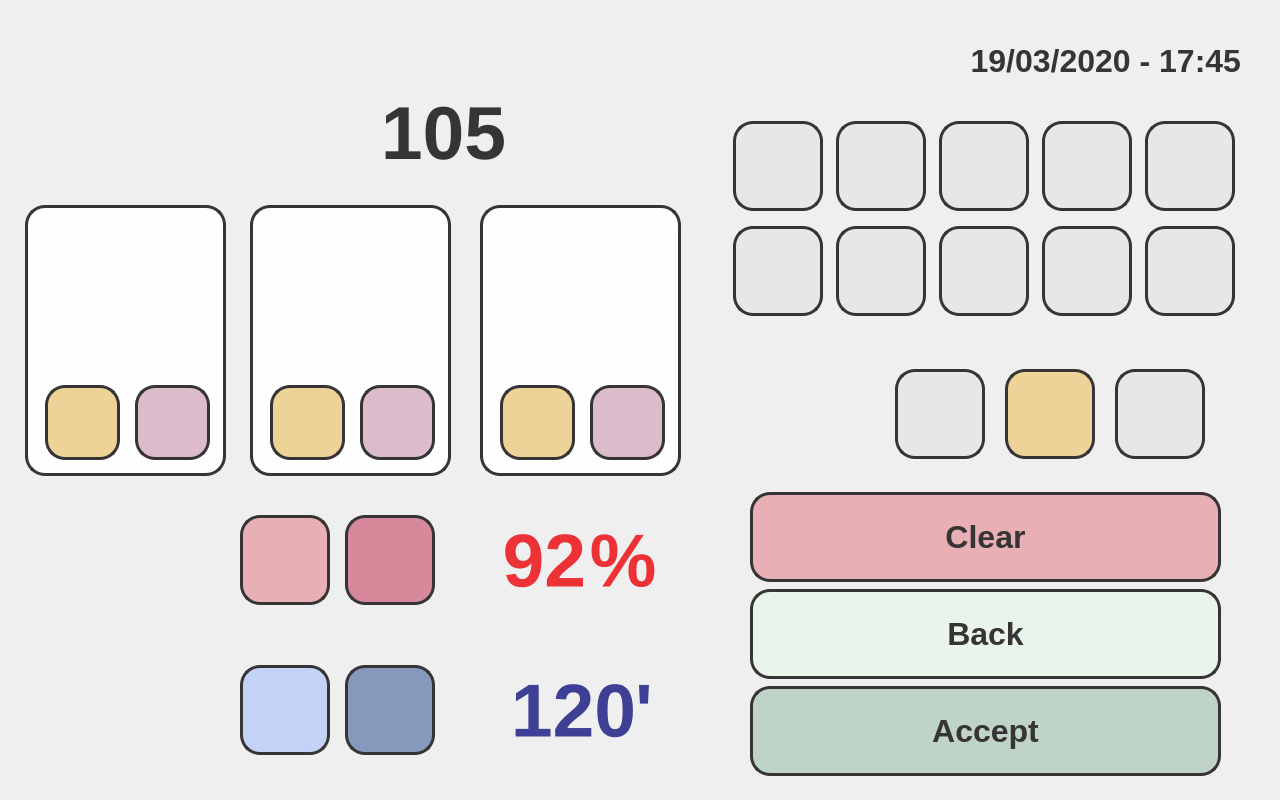
<?xml version="1.0" encoding="UTF-8"?>
<ui version="4.0">
 <class>StagesDialog</class>
 <widget class="QDialog" name="StagesDialog">
  <property name="geometry">
   <rect>
    <x>0</x>
    <y>0</y>
    <width>1280</width>
    <height>800</height>
   </rect>
  </property>
  <property name="windowTitle">
   <string>Dialog</string>
  </property>
  <property name="styleSheet">
   <string notr="true">QDialog {
	background-image: url(:/background/resources/bkg_stage_no_buttons.png);
}</string>
  </property>
  <widget class="QWidget" name="layoutWidget">
   <property name="geometry">
    <rect>
     <x>725</x>
     <y>115</y>
     <width>521</width>
     <height>102</height>
    </rect>
   </property>
   <layout class="QHBoxLayout" name="horizontalLayout_2">
    <property name="spacing">
     <number>5</number>
    </property>
    <item>
     <widget class="QPushButton" name="freq1Button">
      <property name="sizePolicy">
       <sizepolicy hsizetype="Fixed" vsizetype="Fixed">
        <horstretch>0</horstretch>
        <verstretch>0</verstretch>
       </sizepolicy>
      </property>
      <property name="minimumSize">
       <size>
        <width>90</width>
        <height>90</height>
       </size>
      </property>
      <property name="styleSheet">
       <string notr="true">background-image: url(:/frequencies/resources/freq1_90_90.png);
background-repeat:no-repeat;
background-position: center center;
background-color: rgb(230, 231, 232);
border-radius: 20px;
border:3px solid rgb(55, 52, 53);</string>
      </property>
      <property name="text">
       <string/>
      </property>
     </widget>
    </item>
    <item>
     <widget class="QPushButton" name="freq2Button">
      <property name="sizePolicy">
       <sizepolicy hsizetype="Fixed" vsizetype="Fixed">
        <horstretch>0</horstretch>
        <verstretch>0</verstretch>
       </sizepolicy>
      </property>
      <property name="minimumSize">
       <size>
        <width>90</width>
        <height>90</height>
       </size>
      </property>
      <property name="styleSheet">
       <string notr="true">background-image: url(:/frequencies/resources/freq2_90_90.png);
background-repeat:no-repeat;
background-position: center center;
background-color: rgb(230, 231, 232);
border-radius: 20px;
border:3px solid rgb(55, 52, 53);</string>
      </property>
      <property name="text">
       <string/>
      </property>
     </widget>
    </item>
    <item>
     <widget class="QPushButton" name="freq3Button">
      <property name="sizePolicy">
       <sizepolicy hsizetype="Fixed" vsizetype="Fixed">
        <horstretch>0</horstretch>
        <verstretch>0</verstretch>
       </sizepolicy>
      </property>
      <property name="minimumSize">
       <size>
        <width>90</width>
        <height>90</height>
       </size>
      </property>
      <property name="styleSheet">
       <string notr="true">background-image: url(:/frequencies/resources/freq3_90_90.png);
background-repeat:no-repeat;
background-position: center center;
background-color: rgb(230, 231, 232);
border-radius: 20px;
border:3px solid rgb(55, 52, 53);</string>
      </property>
      <property name="text">
       <string/>
      </property>
     </widget>
    </item>
    <item>
     <widget class="QPushButton" name="freq4Button">
      <property name="sizePolicy">
       <sizepolicy hsizetype="Fixed" vsizetype="Fixed">
        <horstretch>0</horstretch>
        <verstretch>0</verstretch>
       </sizepolicy>
      </property>
      <property name="minimumSize">
       <size>
        <width>90</width>
        <height>90</height>
       </size>
      </property>
      <property name="styleSheet">
       <string notr="true">background-image: url(:/frequencies/resources/freq4_90_90.png);
background-repeat:no-repeat;
background-position: center center;
background-color: rgb(230, 231, 232);
border-radius: 20px;
border:3px solid rgb(55, 52, 53);</string>
      </property>
      <property name="text">
       <string/>
      </property>
     </widget>
    </item>
    <item>
     <widget class="QPushButton" name="freq5Button">
      <property name="sizePolicy">
       <sizepolicy hsizetype="Fixed" vsizetype="Fixed">
        <horstretch>0</horstretch>
        <verstretch>0</verstretch>
       </sizepolicy>
      </property>
      <property name="minimumSize">
       <size>
        <width>90</width>
        <height>90</height>
       </size>
      </property>
      <property name="styleSheet">
       <string notr="true">background-image: url(:/frequencies/resources/freq5_90_90.png);
background-repeat:no-repeat;
background-position: center center;
background-color: rgb(230, 231, 232);
border-radius: 20px;
border:3px solid rgb(55, 52, 53);</string>
      </property>
      <property name="text">
       <string/>
      </property>
     </widget>
    </item>
   </layout>
  </widget>
  <widget class="QWidget" name="layoutWidget_2">
   <property name="geometry">
    <rect>
     <x>725</x>
     <y>220</y>
     <width>521</width>
     <height>102</height>
    </rect>
   </property>
   <layout class="QHBoxLayout" name="horizontalLayout_3">
    <property name="spacing">
     <number>5</number>
    </property>
    <item>
     <widget class="QPushButton" name="freq6Button">
      <property name="sizePolicy">
       <sizepolicy hsizetype="Fixed" vsizetype="Fixed">
        <horstretch>0</horstretch>
        <verstretch>0</verstretch>
       </sizepolicy>
      </property>
      <property name="minimumSize">
       <size>
        <width>90</width>
        <height>90</height>
       </size>
      </property>
      <property name="styleSheet">
       <string notr="true">background-image: url(:/frequencies/resources/freq6_90_90.png);
background-repeat:no-repeat;
background-position: center center;
background-color: rgb(230, 231, 232);
border-radius: 20px;
border:3px solid rgb(55, 52, 53);</string>
      </property>
      <property name="text">
       <string/>
      </property>
     </widget>
    </item>
    <item>
     <widget class="QPushButton" name="freq7Button">
      <property name="sizePolicy">
       <sizepolicy hsizetype="Fixed" vsizetype="Fixed">
        <horstretch>0</horstretch>
        <verstretch>0</verstretch>
       </sizepolicy>
      </property>
      <property name="minimumSize">
       <size>
        <width>90</width>
        <height>90</height>
       </size>
      </property>
      <property name="styleSheet">
       <string notr="true">background-image: url(:/frequencies/resources/freq7_90_90.png);
background-repeat:no-repeat;
background-position: center center;
background-color: rgb(230, 231, 232);
border-radius: 20px;
border:3px solid rgb(55, 52, 53);</string>
      </property>
      <property name="text">
       <string/>
      </property>
     </widget>
    </item>
    <item>
     <widget class="QPushButton" name="freq8Button">
      <property name="sizePolicy">
       <sizepolicy hsizetype="Fixed" vsizetype="Fixed">
        <horstretch>0</horstretch>
        <verstretch>0</verstretch>
       </sizepolicy>
      </property>
      <property name="minimumSize">
       <size>
        <width>90</width>
        <height>90</height>
       </size>
      </property>
      <property name="styleSheet">
       <string notr="true">background-image: url(:/frequencies/resources/freq8_90_90.png);
background-repeat:no-repeat;
background-position: center center;
background-color: rgb(230, 231, 232);
border-radius: 20px;
border:3px solid rgb(55, 52, 53);</string>
      </property>
      <property name="text">
       <string/>
      </property>
     </widget>
    </item>
    <item>
     <widget class="QPushButton" name="freq9Button">
      <property name="sizePolicy">
       <sizepolicy hsizetype="Fixed" vsizetype="Fixed">
        <horstretch>0</horstretch>
        <verstretch>0</verstretch>
       </sizepolicy>
      </property>
      <property name="minimumSize">
       <size>
        <width>90</width>
        <height>90</height>
       </size>
      </property>
      <property name="styleSheet">
       <string notr="true">background-image: url(:/frequencies/resources/freq9_90_90.png);
background-repeat:no-repeat;
background-position: center center;
background-color: rgb(230, 231, 232);
border-radius: 20px;
border:3px solid rgb(55, 52, 53);</string>
      </property>
      <property name="text">
       <string/>
      </property>
     </widget>
    </item>
    <item>
     <widget class="QPushButton" name="freq10Button">
      <property name="sizePolicy">
       <sizepolicy hsizetype="Fixed" vsizetype="Fixed">
        <horstretch>0</horstretch>
        <verstretch>0</verstretch>
       </sizepolicy>
      </property>
      <property name="minimumSize">
       <size>
        <width>90</width>
        <height>90</height>
       </size>
      </property>
      <property name="styleSheet">
       <string notr="true">background-image: url(:/frequencies/resources/freq10_90_90.png);
background-repeat:no-repeat;
background-position: center center;
background-color: rgb(230, 231, 232);
border-radius: 20px;
border:3px solid rgb(55, 52, 53);</string>
      </property>
      <property name="text">
       <string/>
      </property>
     </widget>
    </item>
   </layout>
  </widget>
  <widget class="QWidget" name="layoutWidget">
   <property name="geometry">
    <rect>
     <x>880</x>
     <y>361</y>
     <width>341</width>
     <height>106</height>
    </rect>
   </property>
   <layout class="QHBoxLayout" name="horizontalLayout">
    <property name="spacing">
     <number>5</number>
    </property>
    <item>
     <widget class="QPushButton" name="triangularButton">
      <property name="sizePolicy">
       <sizepolicy hsizetype="Fixed" vsizetype="Fixed">
        <horstretch>0</horstretch>
        <verstretch>0</verstretch>
       </sizepolicy>
      </property>
      <property name="minimumSize">
       <size>
        <width>90</width>
        <height>90</height>
       </size>
      </property>
      <property name="styleSheet">
       <string notr="true">background-image: url(:/buttons/resources/triangular_90_90.png);
background-repeat:no-repeat;
background-position: center center;
background-color: rgb(230, 231, 232);
border-radius: 20px;
border:3px solid rgb(55, 52, 53);</string>
      </property>
      <property name="text">
       <string/>
      </property>
     </widget>
    </item>
    <item>
     <widget class="QPushButton" name="squareButton">
      <property name="sizePolicy">
       <sizepolicy hsizetype="Fixed" vsizetype="Fixed">
        <horstretch>0</horstretch>
        <verstretch>0</verstretch>
       </sizepolicy>
      </property>
      <property name="minimumSize">
       <size>
        <width>90</width>
        <height>90</height>
       </size>
      </property>
      <property name="styleSheet">
       <string notr="true">background-image: url(:/buttons/resources/square_90_90.png);
background-repeat:no-repeat;
background-color: rgb(237, 211, 152);
border-radius: 20px;
border:3px solid rgb(55, 52, 53);</string>
      </property>
      <property name="text">
       <string/>
      </property>
     </widget>
    </item>
    <item>
     <widget class="QPushButton" name="sinusoidalButton">
      <property name="sizePolicy">
       <sizepolicy hsizetype="Fixed" vsizetype="Fixed">
        <horstretch>0</horstretch>
        <verstretch>0</verstretch>
       </sizepolicy>
      </property>
      <property name="minimumSize">
       <size>
        <width>90</width>
        <height>90</height>
       </size>
      </property>
      <property name="styleSheet">
       <string notr="true">background-image: url(:/buttons/resources/sinus_90_90.png);
background-repeat:no-repeat;
background-position: center center;
background-color: rgb(230, 231, 232);
border-radius: 20px;
border:3px solid rgb(55, 52, 53);</string>
      </property>
      <property name="text">
       <string/>
      </property>
     </widget>
    </item>
   </layout>
  </widget>
  <widget class="QWidget" name="layoutWidget">
   <property name="geometry">
    <rect>
     <x>750</x>
     <y>490</y>
     <width>471</width>
     <height>291</height>
    </rect>
   </property>
   <layout class="QVBoxLayout" name="verticalLayout">
    <property name="spacing">
     <number>5</number>
    </property>
    <item>
     <widget class="QPushButton" name="clearButton">
      <property name="sizePolicy">
       <sizepolicy hsizetype="Expanding" vsizetype="Fixed">
        <horstretch>0</horstretch>
        <verstretch>0</verstretch>
       </sizepolicy>
      </property>
      <property name="minimumSize">
       <size>
        <width>90</width>
        <height>90</height>
       </size>
      </property>
      <property name="font">
       <font>
        <family>Liberation Sans</family>
        <pointsize>24</pointsize>
        <weight>75</weight>
        <bold>true</bold>
       </font>
      </property>
      <property name="focusPolicy">
       <enum>Qt::NoFocus</enum>
      </property>
      <property name="styleSheet">
       <string notr="true">color: rgb(55, 52, 53);
background-color: rgb(232, 175, 181);
border-radius: 20px;
border:3px solid rgb(55, 52, 53);</string>
      </property>
      <property name="text">
       <string>Clear</string>
      </property>
     </widget>
    </item>
    <item>
     <widget class="QPushButton" name="backButton">
      <property name="sizePolicy">
       <sizepolicy hsizetype="Expanding" vsizetype="Fixed">
        <horstretch>0</horstretch>
        <verstretch>0</verstretch>
       </sizepolicy>
      </property>
      <property name="minimumSize">
       <size>
        <width>90</width>
        <height>90</height>
       </size>
      </property>
      <property name="font">
       <font>
        <family>Liberation Sans</family>
        <pointsize>24</pointsize>
        <weight>75</weight>
        <bold>true</bold>
       </font>
      </property>
      <property name="focusPolicy">
       <enum>Qt::NoFocus</enum>
      </property>
      <property name="styleSheet">
       <string notr="true">color: rgb(55, 52, 53);
background-color: rgb(233, 245, 235);
border-radius: 20px;
border:3px solid rgb(55, 52, 53);</string>
      </property>
      <property name="text">
       <string>Back</string>
      </property>
     </widget>
    </item>
    <item>
     <widget class="QPushButton" name="acceptButton">
      <property name="sizePolicy">
       <sizepolicy hsizetype="Expanding" vsizetype="Fixed">
        <horstretch>0</horstretch>
        <verstretch>0</verstretch>
       </sizepolicy>
      </property>
      <property name="minimumSize">
       <size>
        <width>90</width>
        <height>90</height>
       </size>
      </property>
      <property name="font">
       <font>
        <family>Liberation Sans</family>
        <pointsize>24</pointsize>
        <weight>75</weight>
        <bold>true</bold>
       </font>
      </property>
      <property name="focusPolicy">
       <enum>Qt::NoFocus</enum>
      </property>
      <property name="styleSheet">
       <string notr="true">color: rgb(55, 52, 53);
background-color: rgb(191, 211, 199);
border-radius: 20px;
border:3px solid rgb(55, 52, 53);</string>
      </property>
      <property name="text">
       <string>Accept</string>
      </property>
     </widget>
    </item>
   </layout>
  </widget>
  <widget class="QLabel" name="minutesLabel">
   <property name="geometry">
    <rect>
     <x>490</x>
     <y>675</y>
     <width>146</width>
     <height>71</height>
    </rect>
   </property>
   <property name="font">
    <font>
     <family>Liberation Sans</family>
     <pointsize>56</pointsize>
     <weight>75</weight>
     <bold>true</bold>
    </font>
   </property>
   <property name="styleSheet">
    <string notr="true">color: rgb(62, 64, 149);</string>
   </property>
   <property name="text">
    <string>120</string>
   </property>
   <property name="alignment">
    <set>Qt::AlignRight|Qt::AlignTrailing|Qt::AlignVCenter</set>
   </property>
  </widget>
  <widget class="QLabel" name="powerLabel">
   <property name="geometry">
    <rect>
     <x>450</x>
     <y>520</y>
     <width>136</width>
     <height>81</height>
    </rect>
   </property>
   <property name="font">
    <font>
     <family>Liberation Sans</family>
     <pointsize>56</pointsize>
     <weight>75</weight>
     <bold>true</bold>
    </font>
   </property>
   <property name="styleSheet">
    <string notr="true">color: rgb(237, 50, 55);</string>
   </property>
   <property name="text">
    <string>92</string>
   </property>
   <property name="alignment">
    <set>Qt::AlignRight|Qt::AlignTrailing|Qt::AlignVCenter</set>
   </property>
  </widget>
  <widget class="QLabel" name="date_timeLabel">
   <property name="geometry">
    <rect>
     <x>910</x>
     <y>40</y>
     <width>331</width>
     <height>41</height>
    </rect>
   </property>
   <property name="font">
    <font>
     <family>Liberation Sans</family>
     <pointsize>24</pointsize>
     <weight>75</weight>
     <bold>true</bold>
    </font>
   </property>
   <property name="styleSheet">
    <string notr="true">color: rgb(55, 52, 53);</string>
   </property>
   <property name="text">
    <string>19/03/2020 - 17:45</string>
   </property>
   <property name="alignment">
    <set>Qt::AlignRight|Qt::AlignTrailing|Qt::AlignVCenter</set>
   </property>
  </widget>
  <widget class="QPushButton" name="diagButton">
   <property name="geometry">
    <rect>
     <x>30</x>
     <y>10</y>
     <width>236</width>
     <height>61</height>
    </rect>
   </property>
   <property name="styleSheet">
    <string notr="true">background-color: rgba(255, 255, 255, 0);
border: 0px</string>
   </property>
   <property name="text">
    <string/>
   </property>
  </widget>
  <widget class="QWidget" name="layoutWidget_6">
   <property name="geometry">
    <rect>
     <x>230</x>
     <y>505</y>
     <width>216</width>
     <height>110</height>
    </rect>
   </property>
   <layout class="QHBoxLayout" name="horizontalLayout_5">
    <property name="spacing">
     <number>5</number>
    </property>
    <item>
     <widget class="QPushButton" name="powerDwnButton">
      <property name="sizePolicy">
       <sizepolicy hsizetype="Fixed" vsizetype="Fixed">
        <horstretch>0</horstretch>
        <verstretch>0</verstretch>
       </sizepolicy>
      </property>
      <property name="minimumSize">
       <size>
        <width>90</width>
        <height>90</height>
       </size>
      </property>
      <property name="styleSheet">
       <string notr="true">background-image: url(:/buttons/resources/abajo_90_90.png);
background-repeat:no-repeat;
background-position: center center;
background-color: rgb(232, 175, 181);
border-radius: 20px;
border:3px solid rgb(55, 52, 53);</string>
      </property>
      <property name="text">
       <string/>
      </property>
     </widget>
    </item>
    <item>
     <widget class="QPushButton" name="powerUpButton">
      <property name="sizePolicy">
       <sizepolicy hsizetype="Fixed" vsizetype="Fixed">
        <horstretch>0</horstretch>
        <verstretch>0</verstretch>
       </sizepolicy>
      </property>
      <property name="minimumSize">
       <size>
        <width>90</width>
        <height>90</height>
       </size>
      </property>
      <property name="styleSheet">
       <string notr="true">background-image: url(:/buttons/resources/arriba_90_90.png);
background-repeat:no-repeat;
background-position: center center;
background-color: rgb(214, 137, 155);
border-radius: 20px;
border:3px solid rgb(55, 52, 53);</string>
      </property>
      <property name="text">
       <string/>
      </property>
     </widget>
    </item>
   </layout>
  </widget>
  <widget class="QWidget" name="layoutWidget_7">
   <property name="geometry">
    <rect>
     <x>230</x>
     <y>655</y>
     <width>216</width>
     <height>111</height>
    </rect>
   </property>
   <layout class="QHBoxLayout" name="horizontalLayout_6">
    <property name="spacing">
     <number>5</number>
    </property>
    <item>
     <widget class="QPushButton" name="timeDwnButton">
      <property name="sizePolicy">
       <sizepolicy hsizetype="Fixed" vsizetype="Fixed">
        <horstretch>0</horstretch>
        <verstretch>0</verstretch>
       </sizepolicy>
      </property>
      <property name="minimumSize">
       <size>
        <width>90</width>
        <height>90</height>
       </size>
      </property>
      <property name="styleSheet">
       <string notr="true">background-image: url(:/buttons/resources/abajo_90_90.png);
background-repeat:no-repeat;
background-position: center center;
background-color: rgb(195, 211, 247);
border-radius: 20px;
border:3px solid rgb(55, 52, 53);</string>
      </property>
      <property name="text">
       <string/>
      </property>
     </widget>
    </item>
    <item>
     <widget class="QPushButton" name="timeUpButton">
      <property name="sizePolicy">
       <sizepolicy hsizetype="Fixed" vsizetype="Fixed">
        <horstretch>0</horstretch>
        <verstretch>0</verstretch>
       </sizepolicy>
      </property>
      <property name="minimumSize">
       <size>
        <width>90</width>
        <height>90</height>
       </size>
      </property>
      <property name="styleSheet">
       <string notr="true">background-image: url(:/buttons/resources/arriba_90_90.png);
background-repeat:no-repeat;
background-position: center center;
background-color: rgb(134, 152, 188);
border-radius: 20px;
border:3px solid rgb(55, 52, 53);</string>
      </property>
      <property name="text">
       <string/>
      </property>
     </widget>
    </item>
   </layout>
  </widget>
  <widget class="QLabel" name="totalMinutesLabel">
   <property name="geometry">
    <rect>
     <x>340</x>
     <y>95</y>
     <width>166</width>
     <height>76</height>
    </rect>
   </property>
   <property name="font">
    <font>
     <family>Liberation Sans</family>
     <pointsize>56</pointsize>
     <weight>75</weight>
     <bold>true</bold>
    </font>
   </property>
   <property name="styleSheet">
    <string notr="true">color: rgb(55, 52, 53);</string>
   </property>
   <property name="text">
    <string>105</string>
   </property>
   <property name="alignment">
    <set>Qt::AlignRight|Qt::AlignTrailing|Qt::AlignVCenter</set>
   </property>
  </widget>
  <widget class="QPushButton" name="stage1Button">
   <property name="geometry">
    <rect>
     <x>25</x>
     <y>205</y>
     <width>200</width>
     <height>270</height>
    </rect>
   </property>
   <property name="sizePolicy">
    <sizepolicy hsizetype="Fixed" vsizetype="Fixed">
     <horstretch>0</horstretch>
     <verstretch>0</verstretch>
    </sizepolicy>
   </property>
   <property name="minimumSize">
    <size>
     <width>90</width>
     <height>90</height>
    </size>
   </property>
   <property name="maximumSize">
    <size>
     <width>200</width>
     <height>270</height>
    </size>
   </property>
   <property name="styleSheet">
    <string notr="true">background-color: rgba(255, 255, 255, 0);
border: 0px;</string>
   </property>
   <property name="text">
    <string/>
   </property>
  </widget>
  <widget class="QPushButton" name="stage2Button">
   <property name="geometry">
    <rect>
     <x>250</x>
     <y>205</y>
     <width>200</width>
     <height>270</height>
    </rect>
   </property>
   <property name="sizePolicy">
    <sizepolicy hsizetype="Fixed" vsizetype="Fixed">
     <horstretch>0</horstretch>
     <verstretch>0</verstretch>
    </sizepolicy>
   </property>
   <property name="minimumSize">
    <size>
     <width>90</width>
     <height>90</height>
    </size>
   </property>
   <property name="maximumSize">
    <size>
     <width>200</width>
     <height>270</height>
    </size>
   </property>
   <property name="styleSheet">
    <string notr="true">background-color: rgba(255, 255, 255, 0);
border: 0px;</string>
   </property>
   <property name="text">
    <string/>
   </property>
  </widget>
  <widget class="QPushButton" name="stage3Button">
   <property name="geometry">
    <rect>
     <x>480</x>
     <y>205</y>
     <width>200</width>
     <height>270</height>
    </rect>
   </property>
   <property name="sizePolicy">
    <sizepolicy hsizetype="Fixed" vsizetype="Fixed">
     <horstretch>0</horstretch>
     <verstretch>0</verstretch>
    </sizepolicy>
   </property>
   <property name="minimumSize">
    <size>
     <width>90</width>
     <height>90</height>
    </size>
   </property>
   <property name="maximumSize">
    <size>
     <width>200</width>
     <height>270</height>
    </size>
   </property>
   <property name="font">
    <font>
     <family>Liberation Mono</family>
     <pointsize>24</pointsize>
     <weight>75</weight>
     <bold>true</bold>
    </font>
   </property>
   <property name="styleSheet">
    <string notr="true">background-color: rgba(255, 255, 255, 0);
border: 0px;</string>
   </property>
   <property name="text">
    <string/>
   </property>
  </widget>
  <widget class="QLabel" name="stage1MinutesLabel">
   <property name="geometry">
    <rect>
     <x>40</x>
     <y>260</y>
     <width>166</width>
     <height>66</height>
    </rect>
   </property>
   <property name="font">
    <font>
     <family>Liberation Sans</family>
     <pointsize>48</pointsize>
     <weight>75</weight>
     <bold>true</bold>
    </font>
   </property>
   <property name="styleSheet">
    <string notr="true">color: rgb(62, 64, 149);</string>
   </property>
   <property name="text">
    <string>45'</string>
   </property>
   <property name="alignment">
    <set>Qt::AlignCenter</set>
   </property>
  </widget>
  <widget class="QLabel" name="stage2MinutesLabel">
   <property name="geometry">
    <rect>
     <x>265</x>
     <y>260</y>
     <width>166</width>
     <height>66</height>
    </rect>
   </property>
   <property name="font">
    <font>
     <family>Liberation Sans</family>
     <pointsize>48</pointsize>
     <weight>75</weight>
     <bold>true</bold>
    </font>
   </property>
   <property name="styleSheet">
    <string notr="true">color: rgb(62, 64, 149);</string>
   </property>
   <property name="text">
    <string>60'</string>
   </property>
   <property name="alignment">
    <set>Qt::AlignCenter</set>
   </property>
  </widget>
  <widget class="QLabel" name="stage1PowerLabel">
   <property name="geometry">
    <rect>
     <x>25</x>
     <y>305</y>
     <width>206</width>
     <height>81</height>
    </rect>
   </property>
   <property name="font">
    <font>
     <family>Liberation Sans</family>
     <pointsize>48</pointsize>
     <weight>75</weight>
     <bold>true</bold>
    </font>
   </property>
   <property name="styleSheet">
    <string notr="true">color: rgb(237, 50, 55);</string>
   </property>
   <property name="text">
    <string>85%</string>
   </property>
   <property name="alignment">
    <set>Qt::AlignCenter</set>
   </property>
  </widget>
  <widget class="QLabel" name="stage2PowerLabel">
   <property name="geometry">
    <rect>
     <x>250</x>
     <y>305</y>
     <width>206</width>
     <height>81</height>
    </rect>
   </property>
   <property name="font">
    <font>
     <family>Liberation Sans</family>
     <pointsize>48</pointsize>
     <weight>75</weight>
     <bold>true</bold>
    </font>
   </property>
   <property name="styleSheet">
    <string notr="true">color: rgb(237, 50, 55);</string>
   </property>
   <property name="text">
    <string>100%</string>
   </property>
   <property name="alignment">
    <set>Qt::AlignCenter</set>
   </property>
  </widget>
  <widget class="QLabel" name="stage3PowerLabel">
   <property name="geometry">
    <rect>
     <x>480</x>
     <y>305</y>
     <width>206</width>
     <height>81</height>
    </rect>
   </property>
   <property name="font">
    <font>
     <family>Liberation Sans</family>
     <pointsize>48</pointsize>
     <weight>75</weight>
     <bold>true</bold>
    </font>
   </property>
   <property name="styleSheet">
    <string notr="true">color: rgb(237, 50, 55);</string>
   </property>
   <property name="text">
    <string>100%</string>
   </property>
   <property name="alignment">
    <set>Qt::AlignCenter</set>
   </property>
  </widget>
  <widget class="QLabel" name="stage3MinutesLabel">
   <property name="geometry">
    <rect>
     <x>495</x>
     <y>260</y>
     <width>166</width>
     <height>66</height>
    </rect>
   </property>
   <property name="font">
    <font>
     <family>Liberation Sans</family>
     <pointsize>48</pointsize>
     <weight>75</weight>
     <bold>true</bold>
    </font>
   </property>
   <property name="styleSheet">
    <string notr="true">color: rgb(62, 64, 149);</string>
   </property>
   <property name="text">
    <string>60'</string>
   </property>
   <property name="alignment">
    <set>Qt::AlignCenter</set>
   </property>
  </widget>
  <widget class="QLabel" name="stage1Label">
   <property name="geometry">
    <rect>
     <x>25</x>
     <y>205</y>
     <width>201</width>
     <height>271</height>
    </rect>
   </property>
   <property name="styleSheet">
    <string notr="true">background-image: url(:/stage_buttons/resources/stage1_enable.png);
background-repeat:no-repeat;
background-position: center center;
background-color: rgb(254, 254, 254);
border-radius: 20px;
border:3px solid rgb(55, 52, 53);</string>
   </property>
   <property name="text">
    <string/>
   </property>
  </widget>
  <widget class="QLabel" name="stage2Label">
   <property name="geometry">
    <rect>
     <x>250</x>
     <y>205</y>
     <width>201</width>
     <height>271</height>
    </rect>
   </property>
   <property name="styleSheet">
    <string notr="true">background-image: url(:/stage_buttons/resources/stage2_enable.png);
background-repeat:no-repeat;
background-position: center center;
background-color: rgb(254, 254, 254);
border-radius: 20px;
border:3px solid rgb(55, 52, 53);</string>
   </property>
   <property name="text">
    <string/>
   </property>
  </widget>
  <widget class="QLabel" name="stage3Label">
   <property name="geometry">
    <rect>
     <x>480</x>
     <y>205</y>
     <width>201</width>
     <height>271</height>
    </rect>
   </property>
   <property name="styleSheet">
    <string notr="true">background-image: url(:/stage_buttons/resources/stage3_enable.png);
background-repeat:no-repeat;
background-position: center center;
background-color: rgb(254, 254, 254);
border-radius: 20px;
border:3px solid rgb(55, 52, 53);</string>
   </property>
   <property name="text">
    <string/>
   </property>
  </widget>
  <widget class="QPushButton" name="stage1SignalButton">
   <property name="geometry">
    <rect>
     <x>45</x>
     <y>385</y>
     <width>75</width>
     <height>75</height>
    </rect>
   </property>
   <property name="sizePolicy">
    <sizepolicy hsizetype="Fixed" vsizetype="Fixed">
     <horstretch>0</horstretch>
     <verstretch>0</verstretch>
    </sizepolicy>
   </property>
   <property name="minimumSize">
    <size>
     <width>75</width>
     <height>75</height>
    </size>
   </property>
   <property name="styleSheet">
    <string notr="true">background-image: url(:/buttons/resources/triangular_75_75.png);
background-repeat:no-repeat;
background-position: center center;
background-color: rgb(237, 211, 152);
border-radius: 20px;
border:3px solid rgb(55, 52, 53);</string>
   </property>
   <property name="text">
    <string/>
   </property>
  </widget>
  <widget class="QPushButton" name="stage1FreqButton">
   <property name="geometry">
    <rect>
     <x>135</x>
     <y>385</y>
     <width>75</width>
     <height>75</height>
    </rect>
   </property>
   <property name="sizePolicy">
    <sizepolicy hsizetype="Fixed" vsizetype="Fixed">
     <horstretch>0</horstretch>
     <verstretch>0</verstretch>
    </sizepolicy>
   </property>
   <property name="minimumSize">
    <size>
     <width>75</width>
     <height>75</height>
    </size>
   </property>
   <property name="styleSheet">
    <string notr="true">background-image: url(:/frequencies/resources/freq1_75_75.png);
background-repeat:no-repeat;
background-position: center center;
background-color: rgb(220, 188, 203);
border-radius: 20px;
border:3px solid rgb(55, 52, 53);</string>
   </property>
   <property name="text">
    <string/>
   </property>
  </widget>
  <widget class="QPushButton" name="stage2FreqButton">
   <property name="geometry">
    <rect>
     <x>360</x>
     <y>385</y>
     <width>75</width>
     <height>75</height>
    </rect>
   </property>
   <property name="sizePolicy">
    <sizepolicy hsizetype="Fixed" vsizetype="Fixed">
     <horstretch>0</horstretch>
     <verstretch>0</verstretch>
    </sizepolicy>
   </property>
   <property name="minimumSize">
    <size>
     <width>75</width>
     <height>75</height>
    </size>
   </property>
   <property name="styleSheet">
    <string notr="true">background-image: url(:/frequencies/resources/freq9_75_75.png);
background-repeat:no-repeat;
background-position: center center;
background-color: rgb(220, 188, 203);
border-radius: 20px;
border:3px solid rgb(55, 52, 53);</string>
   </property>
   <property name="text">
    <string/>
   </property>
  </widget>
  <widget class="QPushButton" name="stage2SignalButton">
   <property name="geometry">
    <rect>
     <x>270</x>
     <y>385</y>
     <width>75</width>
     <height>75</height>
    </rect>
   </property>
   <property name="sizePolicy">
    <sizepolicy hsizetype="Fixed" vsizetype="Fixed">
     <horstretch>0</horstretch>
     <verstretch>0</verstretch>
    </sizepolicy>
   </property>
   <property name="minimumSize">
    <size>
     <width>75</width>
     <height>75</height>
    </size>
   </property>
   <property name="styleSheet">
    <string notr="true">background-image: url(:/buttons/resources/square_75_75.png);
background-repeat:no-repeat;
background-position: center center;
background-color: rgb(237, 211, 152);
border-radius: 20px;
border:3px solid rgb(55, 52, 53);</string>
   </property>
   <property name="text">
    <string/>
   </property>
  </widget>
  <widget class="QPushButton" name="stage3FreqButton">
   <property name="geometry">
    <rect>
     <x>590</x>
     <y>385</y>
     <width>75</width>
     <height>75</height>
    </rect>
   </property>
   <property name="sizePolicy">
    <sizepolicy hsizetype="Fixed" vsizetype="Fixed">
     <horstretch>0</horstretch>
     <verstretch>0</verstretch>
    </sizepolicy>
   </property>
   <property name="minimumSize">
    <size>
     <width>75</width>
     <height>75</height>
    </size>
   </property>
   <property name="styleSheet">
    <string notr="true">background-image: url(:/frequencies/resources/freq10_75_75.png);
background-repeat:no-repeat;
background-position: center center;
background-color: rgb(220, 188, 203);
border-radius: 20px;
border:3px solid rgb(55, 52, 53);</string>
   </property>
   <property name="text">
    <string/>
   </property>
  </widget>
  <widget class="QPushButton" name="stage3SignalButton">
   <property name="geometry">
    <rect>
     <x>500</x>
     <y>385</y>
     <width>75</width>
     <height>75</height>
    </rect>
   </property>
   <property name="sizePolicy">
    <sizepolicy hsizetype="Fixed" vsizetype="Fixed">
     <horstretch>0</horstretch>
     <verstretch>0</verstretch>
    </sizepolicy>
   </property>
   <property name="minimumSize">
    <size>
     <width>75</width>
     <height>75</height>
    </size>
   </property>
   <property name="styleSheet">
    <string notr="true">background-image: url(:/buttons/resources/sinus_75_75.png);
background-repeat:no-repeat;
background-position: center center;
background-color: rgb(237, 211, 152);
border-radius: 20px;
border:3px solid rgb(55, 52, 53);</string>
   </property>
   <property name="text">
    <string/>
   </property>
  </widget>
  <widget class="QLabel" name="powerLabel_2">
   <property name="geometry">
    <rect>
     <x>585</x>
     <y>520</y>
     <width>76</width>
     <height>81</height>
    </rect>
   </property>
   <property name="font">
    <font>
     <family>Liberation Sans</family>
     <pointsize>56</pointsize>
     <weight>75</weight>
     <bold>true</bold>
    </font>
   </property>
   <property name="styleSheet">
    <string notr="true">color: rgb(237, 50, 55);</string>
   </property>
   <property name="text">
    <string>%</string>
   </property>
   <property name="alignment">
    <set>Qt::AlignCenter</set>
   </property>
  </widget>
  <widget class="QLabel" name="minutesLabel_2">
   <property name="geometry">
    <rect>
     <x>635</x>
     <y>675</y>
     <width>21</width>
     <height>71</height>
    </rect>
   </property>
   <property name="font">
    <font>
     <family>Liberation Sans</family>
     <pointsize>56</pointsize>
     <weight>75</weight>
     <bold>true</bold>
    </font>
   </property>
   <property name="styleSheet">
    <string notr="true">color: rgb(62, 64, 149);</string>
   </property>
   <property name="text">
    <string>'</string>
   </property>
  </widget>
 </widget>
 <resources>
  <include location="stretcher4_res.qrc"/>
 </resources>
 <connections/>
</ui>
